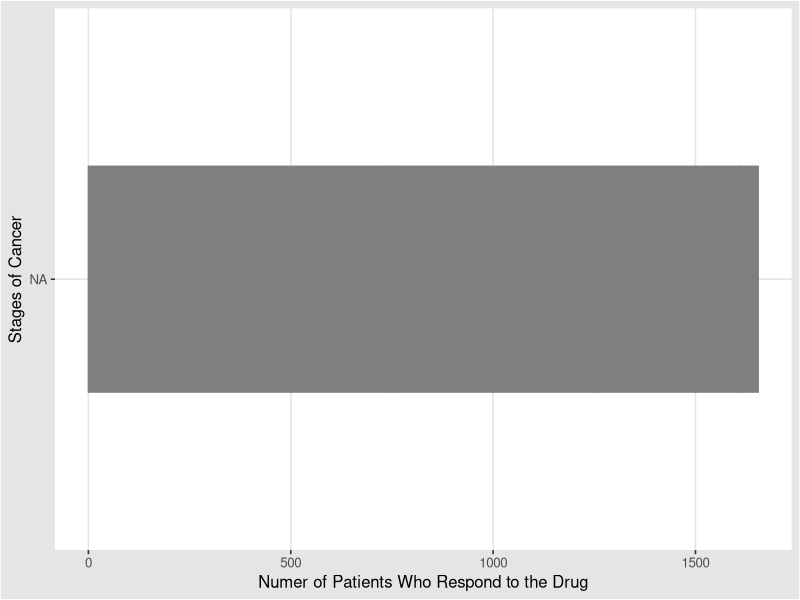
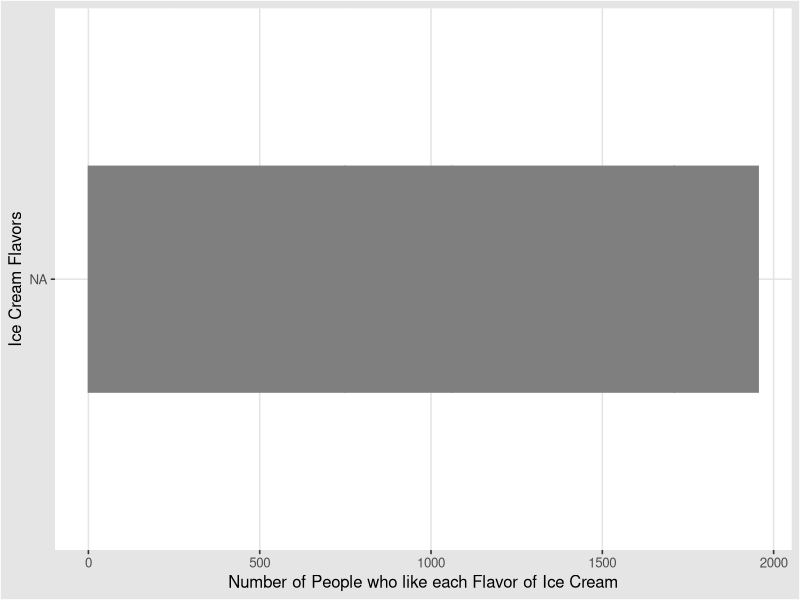

The R script that drew these images, in order:
## ---- chunk 1
library(MASS)
library(ggthemes)
library(ggplot2)
library(plyr)
head(birthwt,10)
## ---- chunk 2
stages <- c("Stage 1", "Stage 2", "Stage 3", "Stage 4")
counts <- as.integer(c(750, 510, 350, 45))
cancer_drug <-cbind.data.frame(stages, counts)
head(cancer_drug,5)
## ---- chunk 3
cancer_drug$stages = with(cancer_drug, factor(stages, levels = rev(levels(stages))))
ggplot (cancer_drug, aes (stages, counts, fill = stages, color = stages)) + geom_bar (stat="identity", width = 0.5) + theme_igray() + ylab ("Numer of Patients Who Respond to the Drug") + xlab ("Stages of Cancer") + 
  theme (legend.position ="none") + coord_flip() + scale_fill_manual (values = c ("salmon", "orange", "yellow", "skyblue"))  + scale_color_manual (values = c ("red3", "orangered", "gold", "blue2"))
## ---- chunk 4
flavors <- c("Mango", "Guava", "Gooseberry", "Coconut")
counts <- as.integer(c(750, 310, 650, 245))
ice_cream <-cbind.data.frame(flavors, counts)

head(ice_cream,5)
## ---- chunk 5
ice_cream$flavors = with(ice_cream, factor(flavors, levels = rev(levels(flavors))))
ggplot (ice_cream, aes (flavors, counts, fill = flavors, color = flavors)) + geom_bar (stat="identity", width = 0.5) + theme_igray() + ylab ("Number of People who like each Flavor of Ice Cream") + xlab ("Ice Cream Flavors") + 
  theme (legend.position ="none") + coord_flip() + scale_fill_manual (values = c ("salmon", "dodgerblue", "yellow", "lightskyblue"))  + scale_color_manual (values = c ("red3", "navy", "gold", "dodgerblue"))

## ---- chunk 6
head(birthwt,5)
